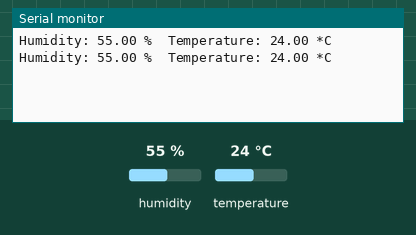
A sketch run on a simulated Arduino Uno, built with avr-gcc and run on an emulated ATmega328P. Shown: the last lines printed to the serial monitor. Inputs (shaded band) come from the test bench; at power-on: humidity 55 %, temperature 24 °C.

Above: at 2.8 s.
2.9 s: humidity set to 22 %
At 5.1 s:
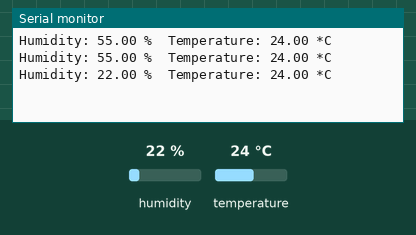
5.6 s: temperature set to 12 °C
At 7.5 s:
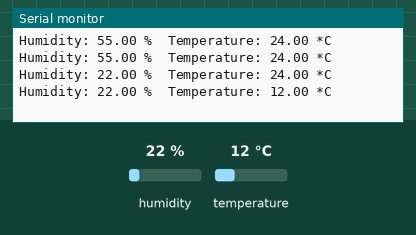
8.3 s: humidity set to 40 %
At 11.1 s:
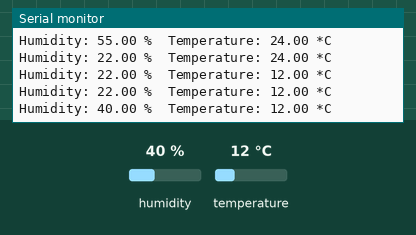
Timing chart, 0 to 12.6 s (numbered marks = the images above; inputs shaded):
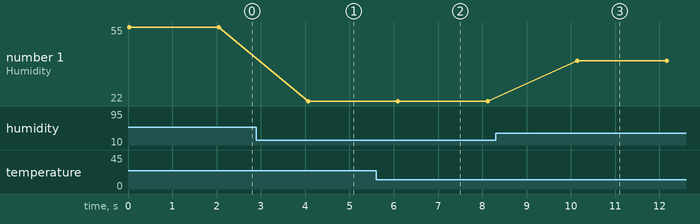

The sketch:

DHT.ino
```cpp
#include "DHT.h"

#define DHTPIN 2
#define DHTTYPE DHT11  // 也可以改成 DHT22

DHT dht(DHTPIN, DHTTYPE);

void setup() {
  Serial.begin(9600);
  dht.begin();
}

void loop() {
  float humidity = dht.readHumidity();
  float temperature = dht.readTemperature();

  if (isnan(humidity) || isnan(temperature)) {
    Serial.println("Failed to read from DHT sensor!");
  } else {
    Serial.print("Humidity: ");
    Serial.print(humidity);
    Serial.print(" %\t");
    Serial.print("Temperature: ");
    Serial.print(temperature);
    Serial.println(" *C");
  }

  delay(2000);
}
```

Measured:
- after the input at 2.9 s, the serial monitor: prints a new line after 1.2 s (image 1)
- after the input at 5.6 s, the serial monitor: prints a new line after 0.50 s (image 2)
- after the input at 8.3 s, the serial monitor: prints a new line after 1.8 s (image 3)
- plotted number 1: 55 → 22 after the input at 2.9 s, 22 → 40 after the input at 8.3 s
